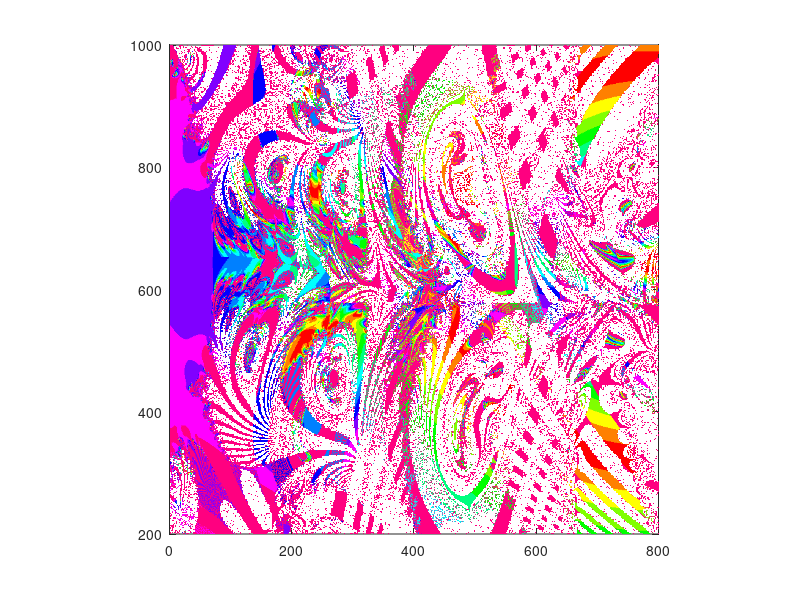

This chart was generated by the following MATLAB code:
%Peacock
Z=-1.1+.020211004;
col=9;
m=1000;
cx=-1;
cy=-0.5;
lspan=1.75;

x=linspace(cx-lspan, cx+lspan, m);
y=linspace(cy-lspan, cy+lspan, m);
[x,y] = meshgrid(x,y);
C=x+1i*y;

for k=1:col
    Z=conj(Z).^(Z)+C;
    W=exp(-abs(Z));
end

pcolor((W));
shading interp
axis([0 800 200 1000])
axis equal
c=hsv(12);d=flip(c);
colormap([d;c;d])